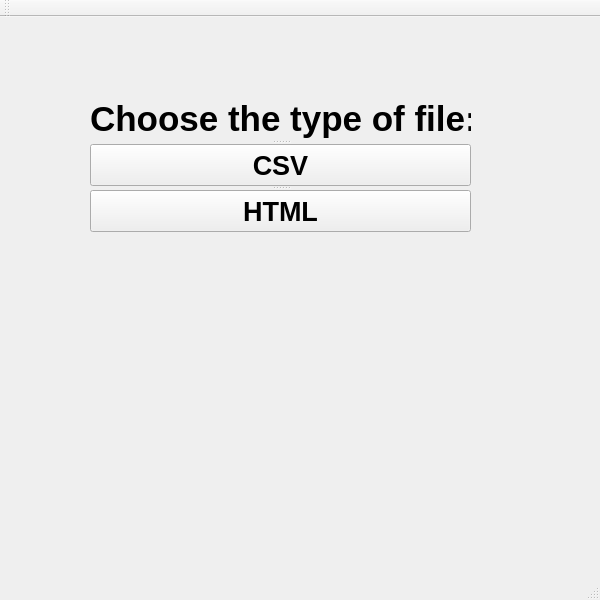
<?xml version="1.0" encoding="UTF-8"?>
<ui version="4.0">
 <class>A9Class</class>
 <widget class="QMainWindow" name="A9Class">
  <property name="geometry">
   <rect>
    <x>0</x>
    <y>0</y>
    <width>600</width>
    <height>600</height>
   </rect>
  </property>
  <property name="windowTitle">
   <string>A9</string>
  </property>
  <widget class="QWidget" name="centralWidget">
   <widget class="QSplitter" name="splitter">
    <property name="geometry">
     <rect>
      <x>90</x>
      <y>80</y>
      <width>381</width>
      <height>135</height>
     </rect>
    </property>
    <property name="orientation">
     <enum>Qt::Vertical</enum>
    </property>
    <widget class="QLabel" name="label">
     <property name="font">
      <font>
       <pointsize>26</pointsize>
       <bold>true</bold>
      </font>
     </property>
     <property name="text">
      <string>Choose the type of file:</string>
     </property>
    </widget>
    <widget class="QPushButton" name="csv_button">
     <property name="enabled">
      <bool>true</bool>
     </property>
     <property name="font">
      <font>
       <pointsize>20</pointsize>
       <bold>true</bold>
      </font>
     </property>
     <property name="styleSheet">
      <string notr="true"/>
     </property>
     <property name="text">
      <string>CSV</string>
     </property>
    </widget>
    <widget class="QPushButton" name="html_button">
     <property name="font">
      <font>
       <pointsize>20</pointsize>
       <bold>true</bold>
      </font>
     </property>
     <property name="text">
      <string>HTML</string>
     </property>
    </widget>
   </widget>
  </widget>
  <widget class="QMenuBar" name="menuBar">
   <property name="geometry">
    <rect>
     <x>0</x>
     <y>0</y>
     <width>600</width>
     <height>22</height>
    </rect>
   </property>
  </widget>
  <widget class="QToolBar" name="mainToolBar">
   <attribute name="toolBarArea">
    <enum>TopToolBarArea</enum>
   </attribute>
   <attribute name="toolBarBreak">
    <bool>false</bool>
   </attribute>
  </widget>
  <widget class="QStatusBar" name="statusBar"/>
 </widget>
 <layoutdefault spacing="6" margin="11"/>
 <resources>
  <include location="A9.qrc"/>
 </resources>
 <connections>
  <connection>
   <sender>csv_button</sender>
   <signal>clicked()</signal>
   <receiver>A9Class</receiver>
   <slot>csv_file_selector()</slot>
   <hints>
    <hint type="sourcelabel">
     <x>194</x>
     <y>192</y>
    </hint>
    <hint type="destinationlabel">
     <x>473</x>
     <y>152</y>
    </hint>
   </hints>
  </connection>
  <connection>
   <sender>html_button</sender>
   <signal>clicked()</signal>
   <receiver>A9Class</receiver>
   <slot>htm_file_selector()</slot>
   <hints>
    <hint type="sourcelabel">
     <x>219</x>
     <y>293</y>
    </hint>
    <hint type="destinationlabel">
     <x>470</x>
     <y>242</y>
    </hint>
   </hints>
  </connection>
 </connections>
 <slots>
  <slot>csv_file_selector()</slot>
  <slot>htm_file_selector()</slot>
 </slots>
</ui>
